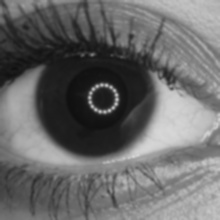
#> input picture Preprocessed/pr_1616705956285.0503.JPG, 220 x 220 px, found by its file name; its folder holds only this picture in this run
$ jupyter execute segmentation.ipynb
#> lines starting #> are read from the running program, lines starting #| are printed output that depends on the picture
[cell 1]
import os
import matplotlib.gridspec as gridspec
import numpy as np
import cv2
from matplotlib import pyplot as plt

## Load dataset

[cell 2]
def read_dataset(root: str, img_format: str):
#> called with img_format = 'jpg'
    images = []
    file_names = []
    for file in os.listdir(root):
        title = file.title().lower()
        if title.split('.')[-1] == img_format:
            file_names.append(title)
            images.append(cv2.imread(os.path.join(root, title)))
    return images

[cell 3]
def detect_inner_circle(img, canny_param=20, hough_param=20):
    filtered = bottom_hat_median_blurr(img)
    adjusted = adjust_gamma(filtered, 10)
    circles = cv2.HoughCircles(adjusted, cv2.HOUGH_GRADIENT, 1, 20,
                               param1=canny_param,
                               param2=hough_param,
                               minRadius=0)
    inner_circle = [0, 0, 0]
    if circles is not None:
        inner_circle = np.uint16(np.around(circles[0][0])).tolist()
    return inner_circle

[cell 4]
def bottom_hat_median_blurr(image):
    #cimg = cv2.cvtColor(cv2.UMat(image), cv2.COLOR_RGB2GRAY)
    cimg = cv2.cvtColor(image, cv2.COLOR_BGR2GRAY)
    kernel = cv2.getStructuringElement(cv2.MORPH_ELLIPSE, (5, 5))
    blackhat = cv2.morphologyEx(cimg, cv2.MORPH_BLACKHAT, kernel)
    bottom_hat_filtered = cv2.add(blackhat, cimg)
    return cv2.medianBlur(bottom_hat_filtered, 17)


def adjust_gamma(image, gamma=1.0):
    inv_gamma = 1.0 / gamma
    table = np.array([((i / 255.0) ** inv_gamma) * 255
                      for i in np.arange(0, 256)]).astype("uint8")
    # apply gamma correction using the lookup table
    return cv2.LUT(image, table)

[cell 5]
def plot_images_grid(images, height, width):
    plt.subplots(figsize=(width * 2, height * 2))
    gs = gridspec.GridSpec(height, width)
    gs.update(wspace=0.05, hspace=0.05)
    for i, img in enumerate(images):
        ax = plt.subplot(gs[i])
        plt.axis('off')
        ax.set_xticklabels([])
        ax.set_yticklabels([])
        ax.set_aspect('equal')
        plt.imshow(img)

[cell 6]
root = r"C:\Users\User\Documents\Dataset eye\Dataset\Preprocessed"

[cell 7]
os.path.exists(root)

[cell 8]
images = read_dataset(root, "jpg")
#> images = 1 item

[cell 9]
len(images)
#> Out = 1

[cell 10]
for img in images:
    circle = detect_inner_circle(img)
    cv2.circle(img,(circle[0],circle[1]),circle[2],(0,255,0),2)
    cv2.circle(img,(circle[0],circle[1]),2,(0,255,0),3)
#> this loop made 1 pass
#> circle on pass 1: [116, 78, 32]
#> pass 1, in bottom_hat_median_blurr, `blackhat = cv2.morphologyEx(cimg, cv2.MORPH_BLACKHAT, kernel)`:
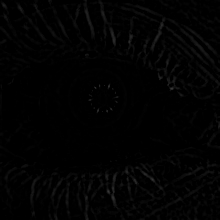
#> blackhat: shape (220, 220); min 0, max 55, mean 2.3
#> pass 1, in detect_inner_circle, `filtered = bottom_hat_median_blurr(img)`:
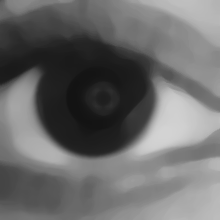
#> filtered: shape (220, 220); min 19, max 211, mean 106.7

[cell 11]
plot_images_grid(images[:30], 5, 6)
#> the loop in plot_images_grid, `for i, img in enumerate(images):` made 1 pass
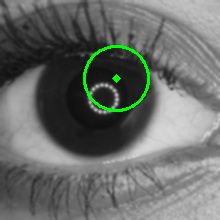
#> shown: shape (220, 220, 3); mean R, G, B 104.8, 108.3, 104.8

[cell 12]
plot_images_grid(images[30:60], 5, 6)

[cell 13]
plot_images_grid(images[60:90], 5, 6)

$ run again, on Preprocessed/pr_1616705980902.7878.JPG
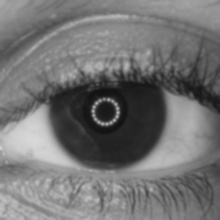
#> input picture Preprocessed/pr_1616705980902.7878.JPG, 220 x 220 px, found by its file name
#> images = 1 item
#> Out = 1
#> the loop `for img in images:` made 1 pass
#> circle on pass 1: [100, 108, 66]
#> pass 1, in bottom_hat_median_blurr, `blackhat = cv2.morphologyEx(cimg, cv2.MORPH_BLACKHAT, kernel)`:
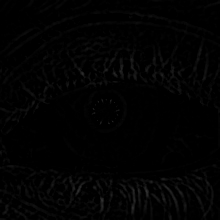
#> blackhat: shape (220, 220); min 0, max 50, mean 2.3
#> the loop in plot_images_grid, `for i, img in enumerate(images):` made 1 pass
#> `[cell 11] plot_images_grid(images[:30], 5, 6)`:
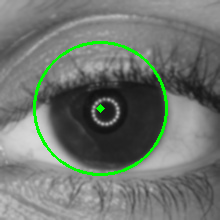
#> shown: shape (220, 220, 3); mean R, G, B 111.4, 118, 111.4

$ run again, on Preprocessed/pr_1616705981716.75.JPG
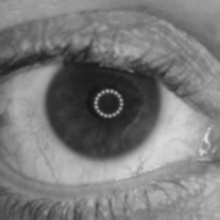
#> input picture Preprocessed/pr_1616705981716.75.JPG, 220 x 220 px, found by its file name
#> images = 1 item
#> Out = 1
#> the loop `for img in images:` made 1 pass
#> (circles in detect_inner_circle, circle) on pass 1: ([[102.5, 100.5, 57.3]], [102, 100, 57])
#> pass 1, in bottom_hat_median_blurr, `blackhat = cv2.morphologyEx(cimg, cv2.MORPH_BLACKHAT, kernel)`:
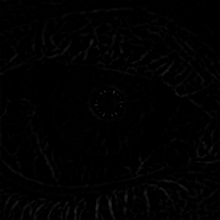
#> blackhat: shape (220, 220); min 0, max 44, mean 1.7
#> the loop in plot_images_grid, `for i, img in enumerate(images):` made 1 pass
#> `[cell 11] plot_images_grid(images[:30], 5, 6)`:
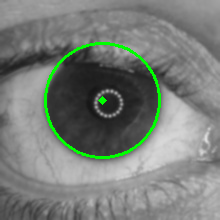
#> shown: shape (220, 220, 3); mean R, G, B 120, 125.8, 120

$ run again, on Preprocessed/pr_1616705961919.2957.JPG
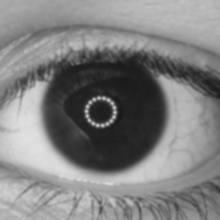
#> input picture Preprocessed/pr_1616705961919.2957.JPG, 220 x 220 px, found by its file name
#> images = 1 item
#> Out = 1
#> the loop `for img in images:` made 1 pass
#> circle on pass 1: [106, 110, 60]
#> pass 1, in bottom_hat_median_blurr, `blackhat = cv2.morphologyEx(cimg, cv2.MORPH_BLACKHAT, kernel)`:
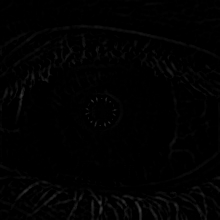
#> blackhat: shape (220, 220); min 0, max 60, mean 1.9
#> the loop in plot_images_grid, `for i, img in enumerate(images):` made 1 pass
#> `[cell 11] plot_images_grid(images[:30], 5, 6)`:
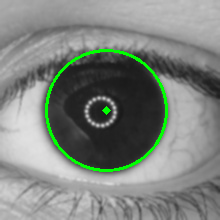
#> shown: shape (220, 220, 3); mean R, G, B 125.9, 132.1, 125.9
